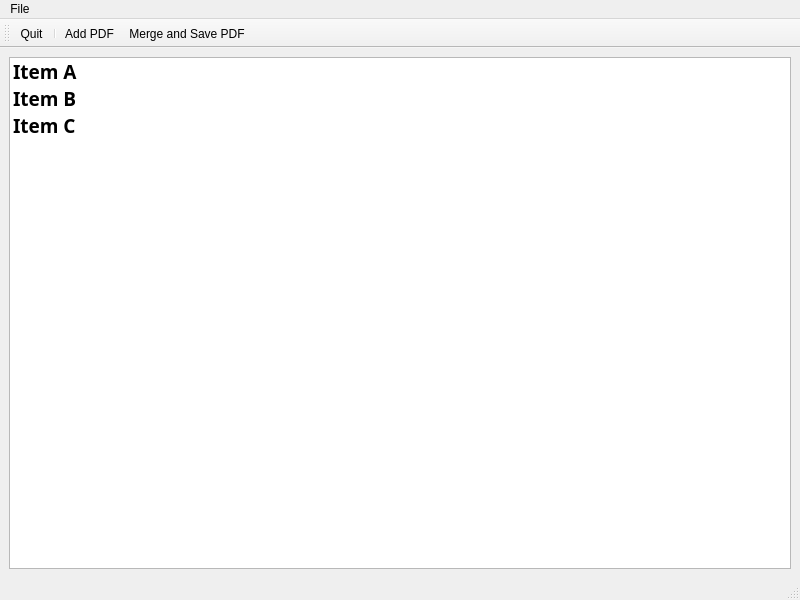
<?xml version="1.0" encoding="UTF-8"?>
<ui version="4.0">
 <class>MainWindow</class>
 <widget class="QMainWindow" name="MainWindow">
  <property name="geometry">
   <rect>
    <x>0</x>
    <y>0</y>
    <width>800</width>
    <height>600</height>
   </rect>
  </property>
  <property name="windowTitle">
   <string>mfmc Merge PDF</string>
  </property>
  <widget class="QWidget" name="centralwidget">
   <layout class="QGridLayout" name="gridLayout">
    <item row="0" column="0">
     <widget class="QListWidget" name="listWidget_PDF">
      <item>
       <property name="text">
        <string>Item A</string>
       </property>
       <property name="font">
        <font>
         <family>Ebrima</family>
         <pointsize>14</pointsize>
         <weight>75</weight>
         <bold>true</bold>
        </font>
       </property>
       <property name="icon">
        <iconset>
         <activeon>:/images/images/up-and-down.jpg</activeon>
        </iconset>
       </property>
      </item>
      <item>
       <property name="text">
        <string>Item B</string>
       </property>
       <property name="font">
        <font>
         <family>Ebrima</family>
         <pointsize>14</pointsize>
         <weight>75</weight>
         <bold>true</bold>
        </font>
       </property>
       <property name="icon">
        <iconset>
         <activeon>:/images/images/up-and-down.jpg</activeon>
        </iconset>
       </property>
      </item>
      <item>
       <property name="text">
        <string>Item C</string>
       </property>
       <property name="font">
        <font>
         <family>Ebrima</family>
         <pointsize>14</pointsize>
         <weight>75</weight>
         <bold>true</bold>
        </font>
       </property>
       <property name="icon">
        <iconset>
         <activeon>:/images/images/up-and-down.jpg</activeon>
        </iconset>
       </property>
      </item>
     </widget>
    </item>
   </layout>
  </widget>
  <widget class="QMenuBar" name="menubar">
   <property name="geometry">
    <rect>
     <x>0</x>
     <y>0</y>
     <width>800</width>
     <height>21</height>
    </rect>
   </property>
   <widget class="QMenu" name="menuFile">
    <property name="title">
     <string>File</string>
    </property>
    <addaction name="actionAdd_PDF"/>
    <addaction name="actionMerge_and_Save_PDF"/>
    <addaction name="actionQuit"/>
   </widget>
   <addaction name="menuFile"/>
  </widget>
  <widget class="QStatusBar" name="statusbar"/>
  <widget class="QToolBar" name="toolBar">
   <property name="windowTitle">
    <string>toolBar</string>
   </property>
   <property name="toolButtonStyle">
    <enum>Qt::ToolButtonTextBesideIcon</enum>
   </property>
   <attribute name="toolBarArea">
    <enum>TopToolBarArea</enum>
   </attribute>
   <attribute name="toolBarBreak">
    <bool>false</bool>
   </attribute>
   <addaction name="actionQuit"/>
   <addaction name="separator"/>
   <addaction name="actionAdd_PDF"/>
   <addaction name="actionMerge_and_Save_PDF"/>
  </widget>
  <action name="actionAdd_PDF">
   <property name="icon">
    <iconset resource="mainwindow_rc.qrc">
     <normaloff>:/images/images/PDFfile.png</normaloff>:/images/images/PDFfile.png</iconset>
   </property>
   <property name="text">
    <string>Add PDF</string>
   </property>
   <property name="iconText">
    <string>Add PDF</string>
   </property>
  </action>
  <action name="actionMerge_and_Save_PDF">
   <property name="icon">
    <iconset resource="mainwindow_rc.qrc">
     <normaloff>:/images/images/PDFdownload.png</normaloff>:/images/images/PDFdownload.png</iconset>
   </property>
   <property name="text">
    <string>Merge and Save PDF</string>
   </property>
  </action>
  <action name="actionQuit">
   <property name="icon">
    <iconset resource="mainwindow_rc.qrc">
     <normaloff>:/images/images/quit.png</normaloff>:/images/images/quit.png</iconset>
   </property>
   <property name="text">
    <string>Quit</string>
   </property>
  </action>
 </widget>
 <resources>
  <include location="mainwindow_rc.qrc"/>
 </resources>
 <connections/>
</ui>
